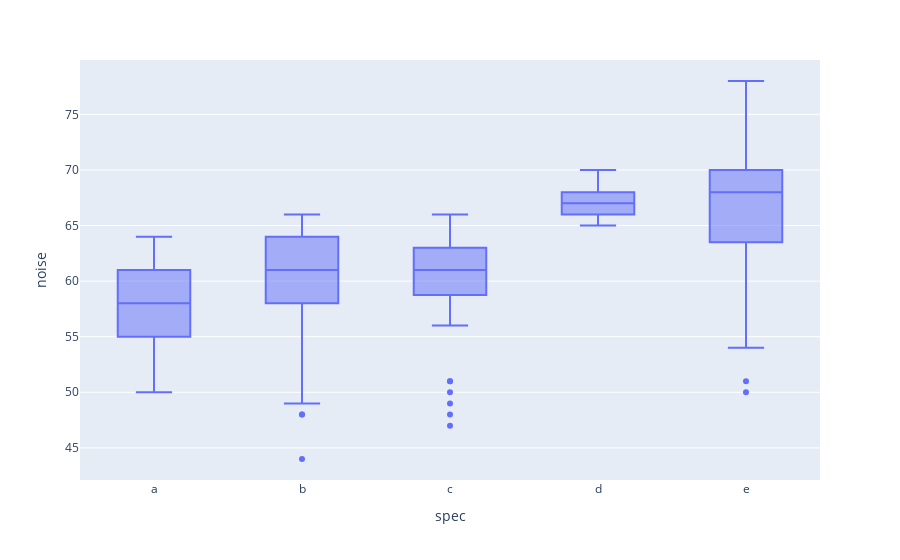

Notebook cell for this chart:
### Code cell
import plotly.express as px

fig = px.box(df, x= "spec", y="noise")
fig.show()

### Figure 1 — Plotly figure (JSON) as saved in the notebook; plotly's stock layout.template omitted (floating-point values rounded to 4 significant figures; data arrays with more than 128 entries replaced by an {"elided": "..."} marker saying what was removed)
{"data": [{"alignmentgroup": "True", "hovertemplate": "spec=%{x}<br>noise=%{y}<extra></extra>", "legendgroup": "", "marker": {"color": "#636efa"}, "name": "", "notched": false, "offsetgroup": "", "orientation": "v", "showlegend": false, "type": "box", "x": {"elided": "234 str values"}, "x0": " ", "xaxis": "x", "y": {"elided": "234 int values"}, "y0": " ", "yaxis": "y"}], "layout": {"boxmode": "group", "legend": {"tracegroupgap": 0}, "margin": {"t": 60}, "xaxis": {"anchor": "y", "domain": [0, 1], "title": {"text": "spec"}}, "yaxis": {"anchor": "x", "domain": [0, 1], "title": {"text": "noise"}}}}
